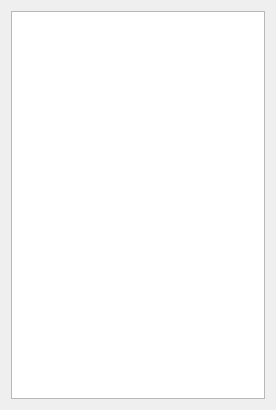
<?xml version="1.0" encoding="UTF-8"?>
<ui version="4.0">
 <class>panelMetaData</class>
 <widget class="QWidget" name="panelMetaData">
  <property name="geometry">
   <rect>
    <x>0</x>
    <y>0</y>
    <width>276</width>
    <height>410</height>
   </rect>
  </property>
  <property name="windowTitle">
   <string>Form</string>
  </property>
  <layout class="QVBoxLayout" name="verticalLayout">
   <item>
    <widget class="QTableView" name="tableView">
     <property name="editTriggers">
      <set>QAbstractItemView::NoEditTriggers</set>
     </property>
     <property name="tabKeyNavigation">
      <bool>false</bool>
     </property>
     <property name="showDropIndicator" stdset="0">
      <bool>false</bool>
     </property>
     <property name="dragDropOverwriteMode">
      <bool>false</bool>
     </property>
     <property name="selectionMode">
      <enum>QAbstractItemView::SingleSelection</enum>
     </property>
     <property name="selectionBehavior">
      <enum>QAbstractItemView::SelectRows</enum>
     </property>
     <property name="textElideMode">
      <enum>Qt::ElideNone</enum>
     </property>
    </widget>
   </item>
  </layout>
 </widget>
 <resources/>
 <connections/>
</ui>
